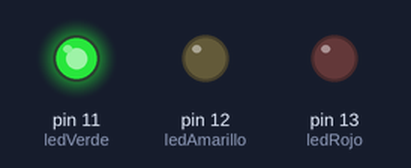
Recording of a sketch running on a simulated Arduino Uno, built with avr-gcc and run on an emulated ATmega328P. Parts: output pins drawn as LEDs (lit = HIGH).

Above: at 2.5 s.
At 6.0 s:
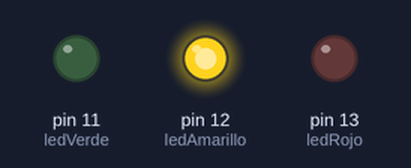
At 9.5 s:
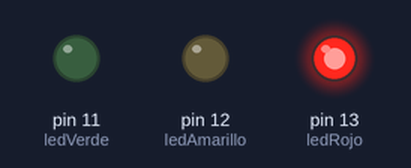
Timing chart, 0 to 15.6 s (numbered marks = the images above):
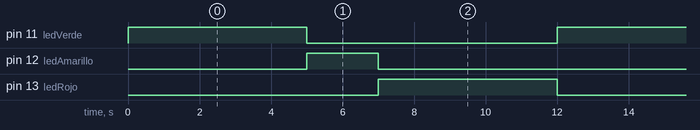

The sketch:

Semaforo.ino
```cpp
// Definición de los pines para cada color
int ledRojo = 13;
int ledAmarillo = 12;
int ledVerde = 11;

void setup() {
  // Configurar los pines como salida
  pinMode(ledRojo, OUTPUT);
  pinMode(ledAmarillo, OUTPUT);
  pinMode(ledVerde, OUTPUT);
}

void loop() {
  // 1. Verde encendido por 5 segundos
  digitalWrite(ledVerde, HIGH);
  delay(5000);
  digitalWrite(ledVerde, LOW);

  // 2. Amarillo encendido por 2 segundos (atención)
  digitalWrite(ledAmarillo, HIGH);
  delay(2000);
  digitalWrite(ledAmarillo, LOW);

  // 3. Rojo encendido por 5 segundos (pare)
  digitalWrite(ledRojo, HIGH);
  delay(5000);
  digitalWrite(ledRojo, LOW);

  // El ciclo vuelve a empezar automáticamente
}
```

Measured:
- by itself, pin 11 (ledVerde), pin 13 (ledRojo): alternates HIGH for 5.0 s and LOW for 7.0 s
- by itself, pin 12 (ledAmarillo): alternates HIGH for 2.0 s and LOW for 10.0 s
- by itself, everything shown: repeats every 12.0 s, in 4 steps
